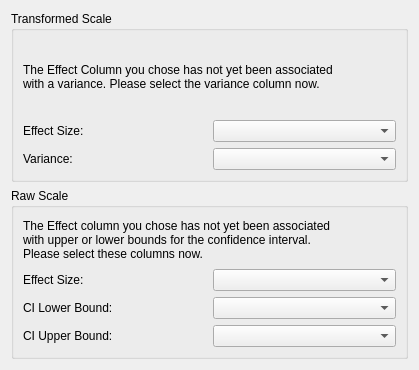
<?xml version="1.0" encoding="UTF-8"?>
<ui version="4.0">
 <class>WizardPage</class>
 <widget class="QWizardPage" name="WizardPage">
  <property name="geometry">
   <rect>
    <x>0</x>
    <y>0</y>
    <width>419</width>
    <height>370</height>
   </rect>
  </property>
  <property name="windowTitle">
   <string>WizardPage</string>
  </property>
  <layout class="QVBoxLayout" name="verticalLayout">
   <item>
    <layout class="QVBoxLayout" name="trans_layout">
     <item>
      <widget class="QGroupBox" name="trans_grp_box">
       <property name="title">
        <string>Transformed Scale</string>
       </property>
       <layout class="QVBoxLayout" name="verticalLayout_3">
        <item>
         <widget class="QLabel" name="label">
          <property name="text">
           <string>The Effect Column you chose has not yet been associated
with a variance. Please select the variance column now.</string>
          </property>
          <property name="wordWrap">
           <bool>false</bool>
          </property>
         </widget>
        </item>
        <item>
         <layout class="QGridLayout" name="gridLayout">
          <item row="0" column="0">
           <widget class="QLabel" name="label_2">
            <property name="text">
             <string>Effect Size:</string>
            </property>
           </widget>
          </item>
          <item row="0" column="1">
           <widget class="QComboBox" name="trans_effect_cbo_box">
            <property name="enabled">
             <bool>true</bool>
            </property>
           </widget>
          </item>
          <item row="1" column="0">
           <widget class="QLabel" name="label_3">
            <property name="text">
             <string>Variance:</string>
            </property>
           </widget>
          </item>
          <item row="1" column="1">
           <widget class="QComboBox" name="trans_var_cbo_box"/>
          </item>
         </layout>
        </item>
       </layout>
      </widget>
     </item>
    </layout>
   </item>
   <item>
    <layout class="QVBoxLayout" name="raw_layout">
     <item>
      <widget class="QGroupBox" name="raw_grp_box">
       <property name="enabled">
        <bool>true</bool>
       </property>
       <property name="title">
        <string>Raw Scale</string>
       </property>
       <layout class="QVBoxLayout" name="verticalLayout_2">
        <item>
         <widget class="QLabel" name="label_4">
          <property name="text">
           <string>The Effect column you chose has not yet been associated
with upper or lower bounds for the confidence interval.
Please select these columns now.</string>
          </property>
         </widget>
        </item>
        <item>
         <layout class="QGridLayout" name="gridLayout_2">
          <item row="0" column="1">
           <widget class="QComboBox" name="raw_effect_cbo_box"/>
          </item>
          <item row="1" column="0">
           <widget class="QLabel" name="label_6">
            <property name="text">
             <string>CI Lower Bound:</string>
            </property>
           </widget>
          </item>
          <item row="1" column="1">
           <widget class="QComboBox" name="raw_lower_cbo_box"/>
          </item>
          <item row="0" column="0">
           <widget class="QLabel" name="label_5">
            <property name="text">
             <string>Effect Size:</string>
            </property>
           </widget>
          </item>
          <item row="2" column="1">
           <widget class="QComboBox" name="raw_upper_cbo_box"/>
          </item>
          <item row="2" column="0">
           <widget class="QLabel" name="label_7">
            <property name="text">
             <string>CI Upper Bound:</string>
            </property>
           </widget>
          </item>
         </layout>
        </item>
       </layout>
      </widget>
     </item>
    </layout>
   </item>
  </layout>
 </widget>
 <resources/>
 <connections/>
</ui>
